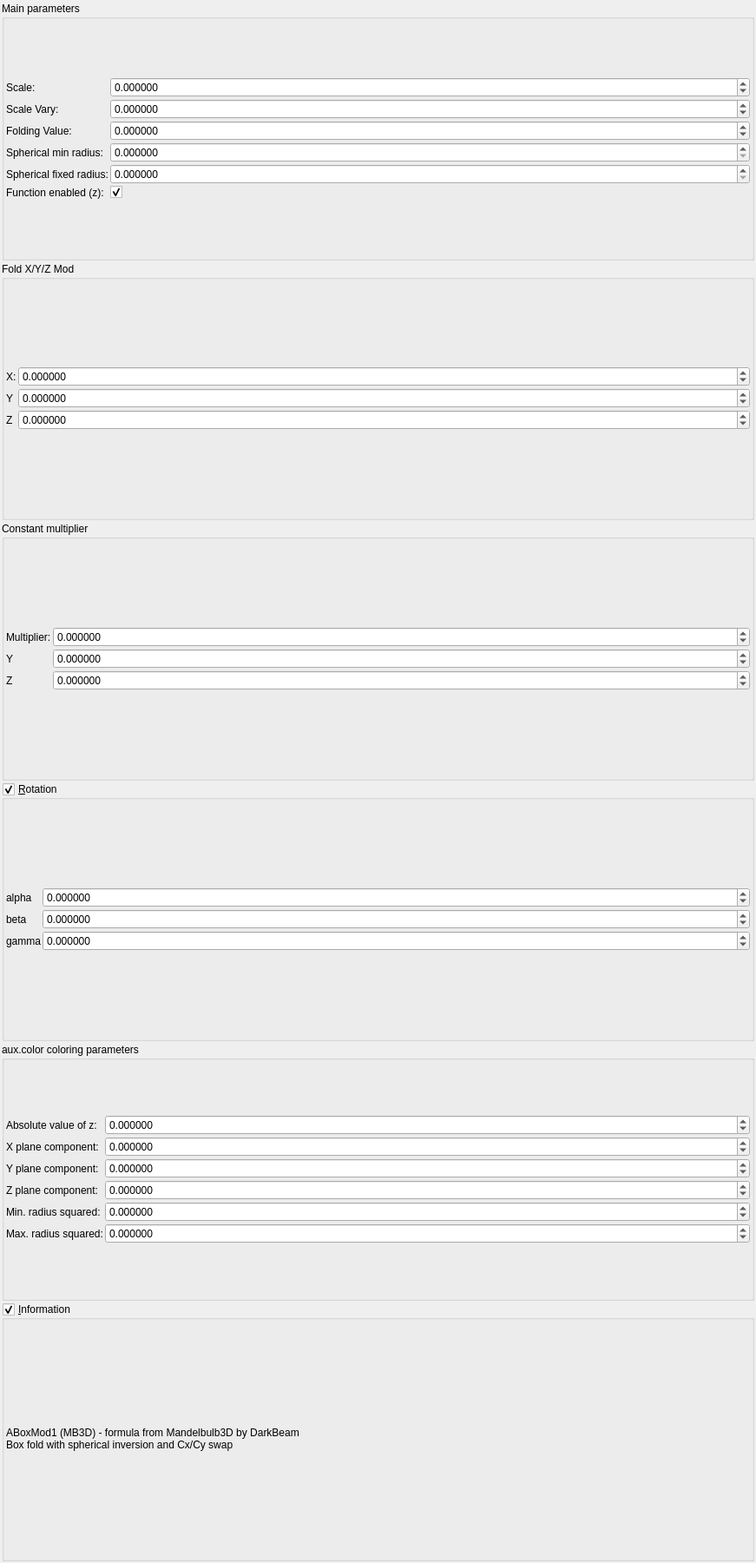
<?xml version="1.0" encoding="UTF-8"?>
<ui version="4.0">
 <class>abox_mb3d1</class>
 <widget class="QWidget" name="Form">
  <property name="geometry">
   <rect>
    <x>0</x>
    <y>0</y>
    <width>871</width>
    <height>1800</height>
   </rect>
  </property>
  <property name="windowTitle">
   <string notr="true">abox_mb3d1</string>
  </property>
  <layout class="QVBoxLayout" name="verticalLayout">
   <property name="spacing">
    <number>2</number>
   </property>
   <property name="leftMargin">
    <number>2</number>
   </property>
   <property name="topMargin">
    <number>2</number>
   </property>
   <property name="rightMargin">
    <number>2</number>
   </property>
   <property name="bottomMargin">
    <number>2</number>
   </property>
   <item>
    <widget class="QGroupBox" name="groupBox">
     <property name="title">
      <string>Main parameters</string>
     </property>
     <layout class="QVBoxLayout" name="verticalLayout_2">
      <property name="spacing">
       <number>2</number>
      </property>
      <property name="leftMargin">
       <number>2</number>
      </property>
      <property name="topMargin">
       <number>2</number>
      </property>
      <property name="rightMargin">
       <number>2</number>
      </property>
      <property name="bottomMargin">
       <number>2</number>
      </property>
      <item>
       <layout class="QGridLayout" name="gridLayout" columnstretch="0,1">
        <property name="spacing">
         <number>2</number>
        </property>
        <item row="0" column="0">
         <widget class="QLabel" name="label">
          <property name="text">
           <string>Scale:</string>
          </property>
         </widget>
        </item>
        <item row="0" column="1">
         <widget class="MyDoubleSpinBox" name="spinbox_mandelbox_scale">
          <property name="sizePolicy">
           <sizepolicy hsizetype="Minimum" vsizetype="Maximum">
            <horstretch>0</horstretch>
            <verstretch>0</verstretch>
           </sizepolicy>
          </property>
          <property name="prefix">
           <string/>
          </property>
          <property name="suffix">
           <string/>
          </property>
          <property name="decimals">
           <number>6</number>
          </property>
          <property name="minimum">
           <double>-99.998999999999995</double>
          </property>
          <property name="maximum">
           <double>99.998999999999995</double>
          </property>
          <property name="singleStep">
           <double>0.100000000000000</double>
          </property>
         </widget>
        </item>
        <item row="1" column="0">
         <widget class="QLabel" name="label_2">
          <property name="text">
           <string>Scale Vary:</string>
          </property>
         </widget>
        </item>
        <item row="1" column="1">
         <widget class="MyDoubleSpinBox" name="spinbox_mandelbox_vary_scale_vary">
          <property name="sizePolicy">
           <sizepolicy hsizetype="Minimum" vsizetype="Maximum">
            <horstretch>0</horstretch>
            <verstretch>0</verstretch>
           </sizepolicy>
          </property>
          <property name="prefix">
           <string/>
          </property>
          <property name="suffix">
           <string/>
          </property>
          <property name="decimals">
           <number>6</number>
          </property>
          <property name="minimum">
           <double>-99.998999999999995</double>
          </property>
          <property name="maximum">
           <double>99.998999999999995</double>
          </property>
          <property name="singleStep">
           <double>0.100000000000000</double>
          </property>
         </widget>
        </item>
        <item row="2" column="0">
         <widget class="QLabel" name="label_3">
          <property name="text">
           <string>Folding Value:</string>
          </property>
         </widget>
        </item>
        <item row="2" column="1">
         <widget class="MyDoubleSpinBox" name="spinbox_mandelbox_folding_value">
          <property name="sizePolicy">
           <sizepolicy hsizetype="Minimum" vsizetype="Maximum">
            <horstretch>0</horstretch>
            <verstretch>0</verstretch>
           </sizepolicy>
          </property>
          <property name="prefix">
           <string/>
          </property>
          <property name="suffix">
           <string/>
          </property>
          <property name="decimals">
           <number>6</number>
          </property>
          <property name="minimum">
           <double>-99.998999999999995</double>
          </property>
          <property name="maximum">
           <double>99.998999999999995</double>
          </property>
          <property name="singleStep">
           <double>0.100000000000000</double>
          </property>
         </widget>
        </item>
        <item row="3" column="0">
         <widget class="QLabel" name="label_4">
          <property name="text">
           <string>Spherical min radius:</string>
          </property>
         </widget>
        </item>
        <item row="3" column="1">
         <widget class="MyDoubleSpinBox" name="spinbox_mandelbox_folding_min_radius">
          <property name="sizePolicy">
           <sizepolicy hsizetype="Minimum" vsizetype="Maximum">
            <horstretch>0</horstretch>
            <verstretch>0</verstretch>
           </sizepolicy>
          </property>
          <property name="prefix">
           <string/>
          </property>
          <property name="suffix">
           <string/>
          </property>
          <property name="decimals">
           <number>6</number>
          </property>
          <property name="minimum">
           <double>0.000000000000000</double>
          </property>
          <property name="maximum">
           <double>99.998999999999995</double>
          </property>
          <property name="singleStep">
           <double>0.100000000000000</double>
          </property>
         </widget>
        </item>
        <item row="4" column="0">
         <widget class="QLabel" name="label_5">
          <property name="text">
           <string>Spherical fixed radius:</string>
          </property>
         </widget>
        </item>
        <item row="4" column="1">
         <widget class="MyDoubleSpinBox" name="spinbox_mandelbox_folding_fixed_radius">
          <property name="sizePolicy">
           <sizepolicy hsizetype="Minimum" vsizetype="Maximum">
            <horstretch>0</horstretch>
            <verstretch>0</verstretch>
           </sizepolicy>
          </property>
          <property name="prefix">
           <string/>
          </property>
          <property name="suffix">
           <string/>
          </property>
          <property name="decimals">
           <number>6</number>
          </property>
          <property name="minimum">
           <double>0.000000000000000</double>
          </property>
          <property name="maximum">
           <double>99.998999999999995</double>
          </property>
          <property name="singleStep">
           <double>0.100000000000000</double>
          </property>
         </widget>
        </item>
        <item row="5" column="0">
         <widget class="QLabel" name="label_21">
          <property name="text">
           <string>Function enabled (z):</string>
          </property>
         </widget>
        </item>
        <item row="5" column="1">
         <widget class="MyCheckBox" name="checkbox_transform_common_function_enabled">
          <property name="text">
           <string/>
          </property>
          <property name="checked">
           <bool>true</bool>
          </property>
         </widget>
        </item>
       </layout>
      </item>
     </layout>
    </widget>
   </item>
   <item>
    <widget class="QGroupBox" name="groupBox_add_constant">
     <property name="title">
      <string>Fold X/Y/Z Mod</string>
     </property>
     <layout class="QVBoxLayout" name="verticalLayout_3">
      <property name="spacing">
       <number>2</number>
      </property>
      <property name="leftMargin">
       <number>2</number>
      </property>
      <property name="topMargin">
       <number>2</number>
      </property>
      <property name="rightMargin">
       <number>2</number>
      </property>
      <property name="bottomMargin">
       <number>2</number>
      </property>
      <item>
       <layout class="QGridLayout" name="gridLayout_2" columnstretch="0,1">
        <property name="spacing">
         <number>2</number>
        </property>
        <item row="0" column="0">
         <widget class="QLabel" name="label_6">
          <property name="text">
           <string>X:</string>
          </property>
         </widget>
        </item>
        <item row="0" column="1">
         <widget class="MyDoubleSpinBox" name="spinbox4_transf_addition_constant_0000_x">
          <property name="sizePolicy">
           <sizepolicy hsizetype="Minimum" vsizetype="Maximum">
            <horstretch>0</horstretch>
            <verstretch>0</verstretch>
           </sizepolicy>
          </property>
          <property name="prefix">
           <string/>
          </property>
          <property name="suffix">
           <string/>
          </property>
          <property name="decimals">
           <number>6</number>
          </property>
          <property name="minimum">
           <double>-99.989999999999995</double>
          </property>
          <property name="maximum">
           <double>99.989999999999995</double>
          </property>
          <property name="singleStep">
           <double>0.100000000000000</double>
          </property>
         </widget>
        </item>
        <item row="1" column="0">
         <widget class="QLabel" name="label_7">
          <property name="text">
           <string notr="true">Y</string>
          </property>
         </widget>
        </item>
        <item row="1" column="1">
         <widget class="MyDoubleSpinBox" name="spinbox4_transf_addition_constant_0000_y">
          <property name="sizePolicy">
           <sizepolicy hsizetype="Minimum" vsizetype="Maximum">
            <horstretch>0</horstretch>
            <verstretch>0</verstretch>
           </sizepolicy>
          </property>
          <property name="prefix">
           <string/>
          </property>
          <property name="suffix">
           <string/>
          </property>
          <property name="decimals">
           <number>6</number>
          </property>
          <property name="minimum">
           <double>-99.989999999999995</double>
          </property>
          <property name="maximum">
           <double>99.989999999999995</double>
          </property>
          <property name="singleStep">
           <double>0.100000000000000</double>
          </property>
         </widget>
        </item>
        <item row="2" column="0">
         <widget class="QLabel" name="label_8">
          <property name="text">
           <string notr="true">Z</string>
          </property>
         </widget>
        </item>
        <item row="2" column="1">
         <widget class="MyDoubleSpinBox" name="spinbox4_transf_addition_constant_0000_z">
          <property name="sizePolicy">
           <sizepolicy hsizetype="Minimum" vsizetype="Maximum">
            <horstretch>0</horstretch>
            <verstretch>0</verstretch>
           </sizepolicy>
          </property>
          <property name="prefix">
           <string/>
          </property>
          <property name="suffix">
           <string/>
          </property>
          <property name="decimals">
           <number>6</number>
          </property>
          <property name="minimum">
           <double>-99.989999999999995</double>
          </property>
          <property name="maximum">
           <double>99.989999999999995</double>
          </property>
          <property name="singleStep">
           <double>0.100000000000000</double>
          </property>
         </widget>
        </item>
       </layout>
      </item>
     </layout>
    </widget>
   </item>
   <item>
    <widget class="QGroupBox" name="groupBox_constant_multiplier">
     <property name="title">
      <string>Constant multiplier</string>
     </property>
     <layout class="QVBoxLayout" name="verticalLayout_4">
      <property name="spacing">
       <number>2</number>
      </property>
      <property name="leftMargin">
       <number>2</number>
      </property>
      <property name="topMargin">
       <number>2</number>
      </property>
      <property name="rightMargin">
       <number>2</number>
      </property>
      <property name="bottomMargin">
       <number>2</number>
      </property>
      <item>
       <layout class="QGridLayout" name="gridLayout_3" columnstretch="0,1">
        <property name="spacing">
         <number>2</number>
        </property>
        <item row="0" column="0">
         <widget class="QLabel" name="label_9">
          <property name="text">
           <string>Multiplier:</string>
          </property>
         </widget>
        </item>
        <item row="0" column="1">
         <widget class="MyDoubleSpinBox" name="spinbox4_transf_constant_multiplier_111_x">
          <property name="sizePolicy">
           <sizepolicy hsizetype="Minimum" vsizetype="Maximum">
            <horstretch>0</horstretch>
            <verstretch>0</verstretch>
           </sizepolicy>
          </property>
          <property name="prefix">
           <string/>
          </property>
          <property name="suffix">
           <string/>
          </property>
          <property name="decimals">
           <number>6</number>
          </property>
          <property name="minimum">
           <double>-99.989999999999995</double>
          </property>
          <property name="maximum">
           <double>99.989999999999995</double>
          </property>
          <property name="singleStep">
           <double>0.100000000000000</double>
          </property>
         </widget>
        </item>
        <item row="1" column="0">
         <widget class="QLabel" name="label_10">
          <property name="text">
           <string notr="true">Y</string>
          </property>
         </widget>
        </item>
        <item row="1" column="1">
         <widget class="MyDoubleSpinBox" name="spinbox4_transf_constant_multiplier_111_y">
          <property name="sizePolicy">
           <sizepolicy hsizetype="Minimum" vsizetype="Maximum">
            <horstretch>0</horstretch>
            <verstretch>0</verstretch>
           </sizepolicy>
          </property>
          <property name="prefix">
           <string/>
          </property>
          <property name="suffix">
           <string/>
          </property>
          <property name="decimals">
           <number>6</number>
          </property>
          <property name="minimum">
           <double>-99.989999999999995</double>
          </property>
          <property name="maximum">
           <double>99.989999999999995</double>
          </property>
          <property name="singleStep">
           <double>0.100000000000000</double>
          </property>
         </widget>
        </item>
        <item row="2" column="0">
         <widget class="QLabel" name="label_11">
          <property name="text">
           <string notr="true">Z</string>
          </property>
         </widget>
        </item>
        <item row="2" column="1">
         <widget class="MyDoubleSpinBox" name="spinbox4_transf_constant_multiplier_111_z">
          <property name="sizePolicy">
           <sizepolicy hsizetype="Minimum" vsizetype="Maximum">
            <horstretch>0</horstretch>
            <verstretch>0</verstretch>
           </sizepolicy>
          </property>
          <property name="prefix">
           <string/>
          </property>
          <property name="suffix">
           <string/>
          </property>
          <property name="decimals">
           <number>6</number>
          </property>
          <property name="minimum">
           <double>-99.989999999999995</double>
          </property>
          <property name="maximum">
           <double>99.989999999999995</double>
          </property>
          <property name="singleStep">
           <double>0.100000000000000</double>
          </property>
         </widget>
        </item>
       </layout>
      </item>
     </layout>
    </widget>
   </item>
   <item>
    <widget class="MyGroupBox" name="groupCheck_transform_common_rotation_enabled">
     <property name="title">
      <string>&amp;Rotation</string>
     </property>
     <property name="checkable">
      <bool>true</bool>
     </property>
     <layout class="QVBoxLayout" name="verticalLayout_5">
      <property name="spacing">
       <number>2</number>
      </property>
      <property name="leftMargin">
       <number>2</number>
      </property>
      <property name="topMargin">
       <number>2</number>
      </property>
      <property name="rightMargin">
       <number>2</number>
      </property>
      <property name="bottomMargin">
       <number>2</number>
      </property>
      <item>
       <layout class="QGridLayout" name="gridLayout_4" columnstretch="0,1">
        <property name="spacing">
         <number>2</number>
        </property>
        <item row="0" column="0">
         <widget class="QLabel" name="label_12">
          <property name="text">
           <string notr="true">alpha</string>
          </property>
         </widget>
        </item>
        <item row="0" column="1">
         <widget class="MyDoubleSpinBox" name="spinboxd3_transf_rotation_main_x">
          <property name="sizePolicy">
           <sizepolicy hsizetype="Minimum" vsizetype="Maximum">
            <horstretch>0</horstretch>
            <verstretch>0</verstretch>
           </sizepolicy>
          </property>
          <property name="prefix">
           <string/>
          </property>
          <property name="suffix">
           <string/>
          </property>
          <property name="decimals">
           <number>6</number>
          </property>
          <property name="minimum">
           <double>-36000.000000000000000</double>
          </property>
          <property name="maximum">
           <double>36000.000000000000000</double>
          </property>
          <property name="singleStep">
           <double>1.000000000000000</double>
          </property>
         </widget>
        </item>
        <item row="1" column="0">
         <widget class="QLabel" name="label_13">
          <property name="text">
           <string notr="true">beta</string>
          </property>
         </widget>
        </item>
        <item row="1" column="1">
         <widget class="MyDoubleSpinBox" name="spinboxd3_transf_rotation_main_y">
          <property name="sizePolicy">
           <sizepolicy hsizetype="Minimum" vsizetype="Maximum">
            <horstretch>0</horstretch>
            <verstretch>0</verstretch>
           </sizepolicy>
          </property>
          <property name="prefix">
           <string/>
          </property>
          <property name="suffix">
           <string/>
          </property>
          <property name="decimals">
           <number>6</number>
          </property>
          <property name="minimum">
           <double>-36000.000000000000000</double>
          </property>
          <property name="maximum">
           <double>36000.000000000000000</double>
          </property>
          <property name="singleStep">
           <double>1.000000000000000</double>
          </property>
         </widget>
        </item>
        <item row="2" column="0">
         <widget class="QLabel" name="label_14">
          <property name="text">
           <string notr="true">gamma</string>
          </property>
         </widget>
        </item>
        <item row="2" column="1">
         <widget class="MyDoubleSpinBox" name="spinboxd3_transf_rotation_main_z">
          <property name="sizePolicy">
           <sizepolicy hsizetype="Minimum" vsizetype="Maximum">
            <horstretch>0</horstretch>
            <verstretch>0</verstretch>
           </sizepolicy>
          </property>
          <property name="prefix">
           <string/>
          </property>
          <property name="suffix">
           <string/>
          </property>
          <property name="decimals">
           <number>6</number>
          </property>
          <property name="minimum">
           <double>-36000.000000000000000</double>
          </property>
          <property name="maximum">
           <double>36000.000000000000000</double>
          </property>
          <property name="singleStep">
           <double>1.000000000000000</double>
          </property>
         </widget>
        </item>
       </layout>
      </item>
     </layout>
    </widget>
   </item>
   <item>
    <widget class="QGroupBox" name="groupBox_color">
     <property name="title">
      <string>aux.color coloring parameters</string>
     </property>
     <layout class="QVBoxLayout" name="verticalLayout_6">
      <property name="spacing">
       <number>2</number>
      </property>
      <property name="leftMargin">
       <number>2</number>
      </property>
      <property name="topMargin">
       <number>2</number>
      </property>
      <property name="rightMargin">
       <number>2</number>
      </property>
      <property name="bottomMargin">
       <number>2</number>
      </property>
      <item>
       <layout class="QGridLayout" name="gridLayout_5" columnstretch="0,1">
        <property name="spacing">
         <number>2</number>
        </property>
        <item row="0" column="0">
         <widget class="QLabel" name="label_15">
          <property name="text">
           <string>Absolute value of z:</string>
          </property>
         </widget>
        </item>
        <item row="0" column="1">
         <widget class="MyDoubleSpinBox" name="spinbox_mandelbox_color_R">
          <property name="sizePolicy">
           <sizepolicy hsizetype="Minimum" vsizetype="Maximum">
            <horstretch>0</horstretch>
            <verstretch>0</verstretch>
           </sizepolicy>
          </property>
          <property name="prefix">
           <string/>
          </property>
          <property name="suffix">
           <string/>
          </property>
          <property name="decimals">
           <number>6</number>
          </property>
          <property name="minimum">
           <double>-100.000000000000000</double>
          </property>
          <property name="maximum">
           <double>100.000000000000000</double>
          </property>
          <property name="singleStep">
           <double>0.100000000000000</double>
          </property>
         </widget>
        </item>
        <item row="1" column="0">
         <widget class="QLabel" name="label_16">
          <property name="text">
           <string>X plane component:</string>
          </property>
         </widget>
        </item>
        <item row="1" column="1">
         <widget class="MyDoubleSpinBox" name="spinbox3_mandelbox_color_x">
          <property name="sizePolicy">
           <sizepolicy hsizetype="Minimum" vsizetype="Maximum">
            <horstretch>0</horstretch>
            <verstretch>0</verstretch>
           </sizepolicy>
          </property>
          <property name="prefix">
           <string/>
          </property>
          <property name="suffix">
           <string/>
          </property>
          <property name="decimals">
           <number>6</number>
          </property>
          <property name="minimum">
           <double>-100.000000000000000</double>
          </property>
          <property name="maximum">
           <double>100.000000000000000</double>
          </property>
          <property name="singleStep">
           <double>0.100000000000000</double>
          </property>
         </widget>
        </item>
        <item row="2" column="0">
         <widget class="QLabel" name="label_17">
          <property name="text">
           <string>Y plane component:</string>
          </property>
         </widget>
        </item>
        <item row="2" column="1">
         <widget class="MyDoubleSpinBox" name="spinbox3_mandelbox_color_y">
          <property name="sizePolicy">
           <sizepolicy hsizetype="Minimum" vsizetype="Maximum">
            <horstretch>0</horstretch>
            <verstretch>0</verstretch>
           </sizepolicy>
          </property>
          <property name="prefix">
           <string/>
          </property>
          <property name="suffix">
           <string/>
          </property>
          <property name="decimals">
           <number>6</number>
          </property>
          <property name="minimum">
           <double>-100.000000000000000</double>
          </property>
          <property name="maximum">
           <double>100.000000000000000</double>
          </property>
          <property name="singleStep">
           <double>0.100000000000000</double>
          </property>
         </widget>
        </item>
        <item row="3" column="0">
         <widget class="QLabel" name="label_18">
          <property name="text">
           <string>Z plane component:</string>
          </property>
         </widget>
        </item>
        <item row="3" column="1">
         <widget class="MyDoubleSpinBox" name="spinbox3_mandelbox_color_z">
          <property name="sizePolicy">
           <sizepolicy hsizetype="Minimum" vsizetype="Maximum">
            <horstretch>0</horstretch>
            <verstretch>0</verstretch>
           </sizepolicy>
          </property>
          <property name="prefix">
           <string/>
          </property>
          <property name="suffix">
           <string/>
          </property>
          <property name="decimals">
           <number>6</number>
          </property>
          <property name="minimum">
           <double>-100.000000000000000</double>
          </property>
          <property name="maximum">
           <double>100.000000000000000</double>
          </property>
          <property name="singleStep">
           <double>0.100000000000000</double>
          </property>
         </widget>
        </item>
        <item row="4" column="0">
         <widget class="QLabel" name="label_19">
          <property name="text">
           <string>Min. radius squared:</string>
          </property>
         </widget>
        </item>
        <item row="4" column="1">
         <widget class="MyDoubleSpinBox" name="spinbox_mandelbox_color_Sp1">
          <property name="sizePolicy">
           <sizepolicy hsizetype="Minimum" vsizetype="Maximum">
            <horstretch>0</horstretch>
            <verstretch>0</verstretch>
           </sizepolicy>
          </property>
          <property name="prefix">
           <string/>
          </property>
          <property name="suffix">
           <string/>
          </property>
          <property name="decimals">
           <number>6</number>
          </property>
          <property name="minimum">
           <double>-100.000000000000000</double>
          </property>
          <property name="singleStep">
           <double>0.100000000000000</double>
          </property>
         </widget>
        </item>
        <item row="5" column="0">
         <widget class="QLabel" name="label_20">
          <property name="text">
           <string>Max. radius squared:</string>
          </property>
         </widget>
        </item>
        <item row="5" column="1">
         <widget class="MyDoubleSpinBox" name="spinbox_mandelbox_color_Sp2">
          <property name="sizePolicy">
           <sizepolicy hsizetype="Minimum" vsizetype="Maximum">
            <horstretch>0</horstretch>
            <verstretch>0</verstretch>
           </sizepolicy>
          </property>
          <property name="prefix">
           <string/>
          </property>
          <property name="suffix">
           <string/>
          </property>
          <property name="decimals">
           <number>6</number>
          </property>
          <property name="minimum">
           <double>-100.000000000000000</double>
          </property>
          <property name="singleStep">
           <double>0.100000000000000</double>
          </property>
         </widget>
        </item>
       </layout>
      </item>
     </layout>
    </widget>
   </item>
   <item>
    <widget class="MyGroupBox" name="groupCheck_info">
     <property name="title">
      <string>&amp;Information</string>
     </property>
     <property name="flat">
      <bool>false</bool>
     </property>
     <property name="checkable">
      <bool>true</bool>
     </property>
     <layout class="QVBoxLayout" name="verticalLayout_7">
      <property name="spacing">
       <number>2</number>
      </property>
      <property name="leftMargin">
       <number>2</number>
      </property>
      <property name="topMargin">
       <number>2</number>
      </property>
      <property name="rightMargin">
       <number>2</number>
      </property>
      <property name="bottomMargin">
       <number>2</number>
      </property>
      <item>
       <widget class="QLabel" name="label_information_general">
        <property name="text">
         <string notr="true">&lt;p&gt;ABoxMod1 (MB3D) - formula from Mandelbulb3D by DarkBeam&lt;br&gt;Box fold with spherical inversion and Cx/Cy swap&lt;/p&gt;</string>
        </property>
        <property name="wordWrap">
         <bool>true</bool>
        </property>
        <property name="openExternalLinks">
         <bool>true</bool>
        </property>
        <property name="textInteractionFlags">
         <set>Qt::LinksAccessibleByMouse|Qt::TextSelectableByMouse</set>
        </property>
       </widget>
      </item>
     </layout>
    </widget>
   </item>
  </layout>
 </widget>
 <customwidgets>
  <customwidget>
   <class>MyDoubleSpinBox</class>
   <extends>QDoubleSpinBox</extends>
   <header>my_double_spin_box.h</header>
  </customwidget>
  <customwidget>
   <class>MyGroupBox</class>
   <extends>QGroupBox</extends>
   <header>my_group_box.h</header>
  </customwidget>
  <customwidget>
   <class>MySpinBox</class>
   <extends>QSpinBox</extends>
   <header>my_spin_box.h</header>
  </customwidget>
  <customwidget>
   <class>MyCheckBox</class>
   <extends>QCheckBox</extends>
   <header>my_check_box.h</header>
  </customwidget>
 </customwidgets>
 <resources/>
 <connections/>
</ui>
